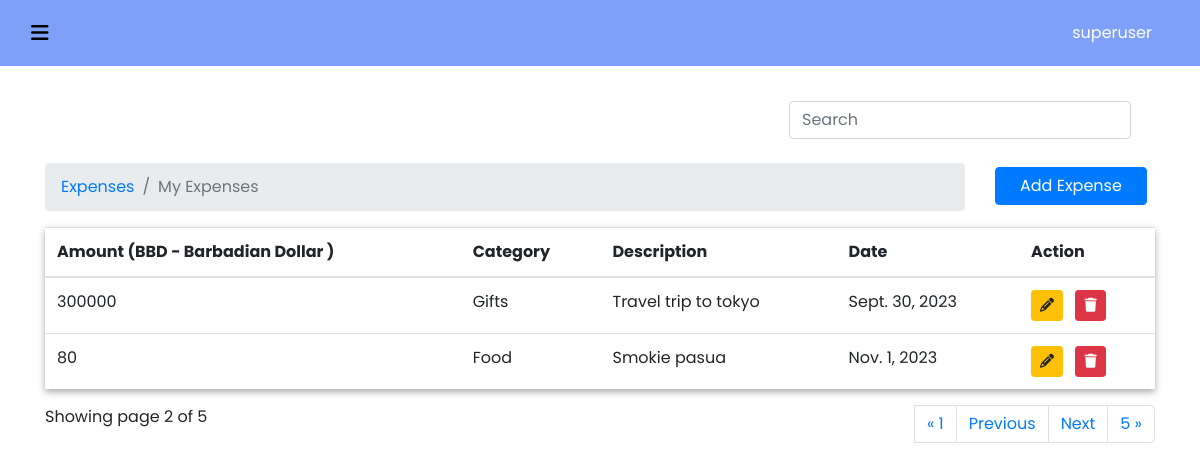
The app's page /pages/expenses/?page=2 (signed in) with its own data.
### userprefrences/models.py (models this page shows, shortened)
class UserPreference(models.Model):
    user = models.OneToOneField(to=User, on_delete=models.CASCADE,)
    currency = models.CharField(max_length=255, blank = True, null=True)

### expenses/models.py (models this page shows, shortened)
class Expense(models.Model):
    id = models.UUIDField(primary_key=True, default=uuid.uuid4 , editable=False)
    category = models.ForeignKey(Category, on_delete=models.CASCADE, null=True, blank=True)
    amount = models.PositiveIntegerField(default=0)
    date = models.DateField(default=now)
    description = models.TextField(null=True, blank=True)
    owner = models.ForeignKey(to=User, on_delete=models.CASCADE, null=True, blank=True)
    class Meta:
        ordering:['-date']

class Category(models.Model):
    id = models.UUIDField(primary_key=True, default=uuid.uuid4 , editable=False)
    name= models.CharField(max_length=255, null=True, blank=True)
    def __str__(self):
        return f'{self.name}'
    class Meta:
        verbose_name_plural = 'Categories'

### expenses/views.py (the view)
# urls.py: path('pages/', include('expenses.urls')),
@login_required(login_url='/registration/login')
def expenses(request):
    categories = Category.objects.all()
    expenses = Expense.objects.filter(owner=request.user)
    paginator = Paginator(expenses, 2)
    page_number = request.GET.get('page')
    page_obj =Paginator.get_page(paginator,page_number)
    currency = UserPreference.objects.get(user=request.user).currency
    context={
        'categories':categories,
        'expenses':expenses,
        'page_obj':page_obj,
        'currency':currency,
    }
    return render(request, 'expenses/expenses.html',context)

### templates/expenses/expenses.html (shortened to what this page needs)
{%extends 'partials/base.html'%}
{% load static %}
{% block content %}
    <div class="row">
        <div class="col-md-12 col-sm-12 mb-4">
            <form class="form-inline float-right mr-3" method="post">
                <input class="form-control mr-sm-2" id="searchField" type="search" placeholder="Search" aria-label="Search">
            </form>
        </div>
    </div>
    <div class="row">
        <div class="col-md-10">
            <nav aria-label="breadcrumb">
                <ol class="breadcrumb">
                <li class="breadcrumb-item"><a href="">Expenses</a></li>
                <li class="breadcrumb-item active" aria-current="page">My Expenses</li>
                </ol>
            </nav>
        </div>
        <div class="col-md-2 mt-1 ">
            <a href="{% url 'add_expense' %}" class="btn btn-primary pl-4 pr-4"> Add Expense </a>
        </div>
    </div>
    <div class="row">
        <div class="col-md-12">
            {% if expenses.count %}
            <table class="table table-stiped table-hover" style="box-shadow: 0 3px 7px rgb(170, 170, 170);">
                <thead>
                    <tr>
                        <th>Amount ({{currency}})</th>
                        <th>Category</th>
                        <th>Description</th>
                        <th>Date</th>
                        <th>Action</th>
                    </tr>
                </thead>
                <tbody>
                    {% for expense in page_obj %}
                    <tr>
                        <td> {{expense.amount}} </td>
                        <td> {{expense.category}} </td>
                        <td> {{expense.description}} </td>
                        <td> {{expense.date}} </td>
                        <td>
                            <a href=" {% url 'edit_expense' expense.id %} " class="btn btn-warning btn-sm py-1 pl-2 pr-2 mr-2"><i class="fa fa-pencil"></i></a>
                            <a href=" {% url 'edit_expense' expense.id %} " class="btn btn-danger btn-sm py-1 pl-2 pr-2"><i class="fa fa-trash"></i></a>
                        </td>
                    </tr>
                    {% endfor %}
                </tbody>
            </table>
            {% endif %}
            <div class="row">
                <div class="col-md-6 col-sm-6 float-left">
                    <p class="text-left">Showing page {{page_obj.number}} of {{page_obj.paginator.num_pages}} </p>
                </div>
                <div class="col-md-6 col-sm-6 float-right ">
                    <ul class="pagination float-right">
                        {% if page_obj.has_previous %}
                        <li {%if page_obj.number == 1%} class="page-item active" {%endif%}>
                          <a class="page-link" href="?page=1" >&laquo; 1</a>
                        </li>
                        <li class="page-item">
                            <a class="page-link" href="?page={{page_obj.previous_page_number}}">Previous</a>
                        </li>
                        {%endif%}
                        {% if page_obj.has_next %}
                        <li class="page-item">
                          <a class="page-link" href="?page={{page_obj.next_page_number}}">Next</a>
                        </li>
                        <li class="page-item">
                            <a class="page-link" href="?page={{page_obj.paginator.num_pages}}">{{page_obj.paginator.num_pages}} &raquo;</a>
                        </li>
                        {%endif%}
                    </ul>
                </div>
            </div>
        </div>
    </div>
{%endblock%}

### templates/partials/base.html (shortened to what this page needs)
{% load static %}
<!DOCTYPE html>
<html lang="en">
<head>
    <link rel="stylesheet" href="{%static 'css/style.css'%}">
    <link rel="stylesheet" href="{%static 'css/dashboard.css'%}">
    <link rel="stylesheet" href="https://cdn.jsdelivr.net/npm/bootstrap@4.0.0/dist/css/bootstrap.min.css">
    <link rel="stylesheet" href="https://cdnjs.cloudflare.com/ajax/libs/font-awesome/6.4.2/css/all.min.css">
</head>
<body>
  <nav class="navbar navbar-expand-lg fixed-top">
    <button class="openbtn btn btn-outline-success" onclick="openNav()"><i class="fa-solid fa-bars" style="color: black; "></i></button>
    <div class="collapse navbar-collapse" id="navbarSupportedContent" >
      <ul class="navbar-nav ml-auto" >
        <li class="nav-item active">
          <a class="nav-link mr-4" style="color: white;" href="#">{{user.username}} <span class="sr-only">(current)</span></a>
        </li>
      </ul>
    </div>
  </nav>
    <div class="container" style="margin-top: 100px;font-family: poppins;">
      {% include 'partials/mess.html' %}
      {%block content%}
      {%endblock%}
    </div>
</body>
</html>

### static/css/style.css (style rules this page uses)
body { background-color: black; }

### static/css/dashboard.css (style rules this page uses)
body { font-size: .875rem; }

### templates/partials/base.html (style rules this page uses)
body { font-family: poppins; }
.openbtn { font-size: 20px; cursor: pointer; color: white; padding: 10px 15px; border: none; }
.navbar { background-color: #7fa0f9 !important; }

### records on screen
UserPreference: currency "BBD - Barbadian Dollar"
Expense: amount "300000", category "Gifts", description "Travel trip to tokyo", date "Sept. 30, 2023"
Expense: amount "80", category "Food", description "Smokie pasua", date "Nov. 1, 2023"

### other values on screen
{{ user.username }} "superuser"
{{ page_obj.number }} "2"
{{ page_obj.paginator.num_pages }} "5"
